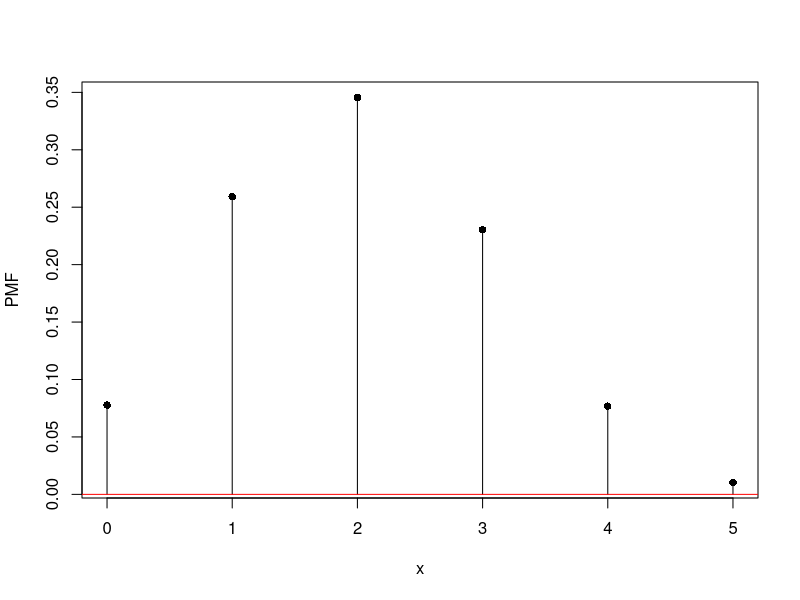
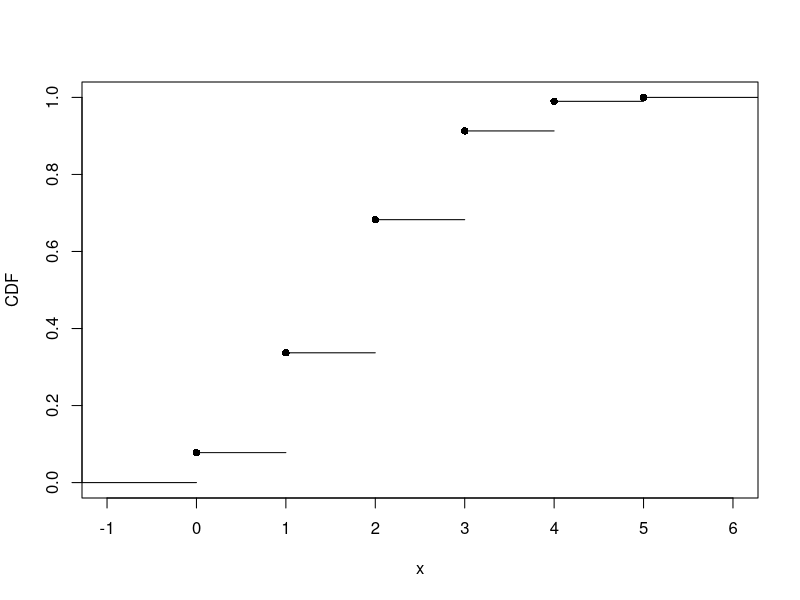
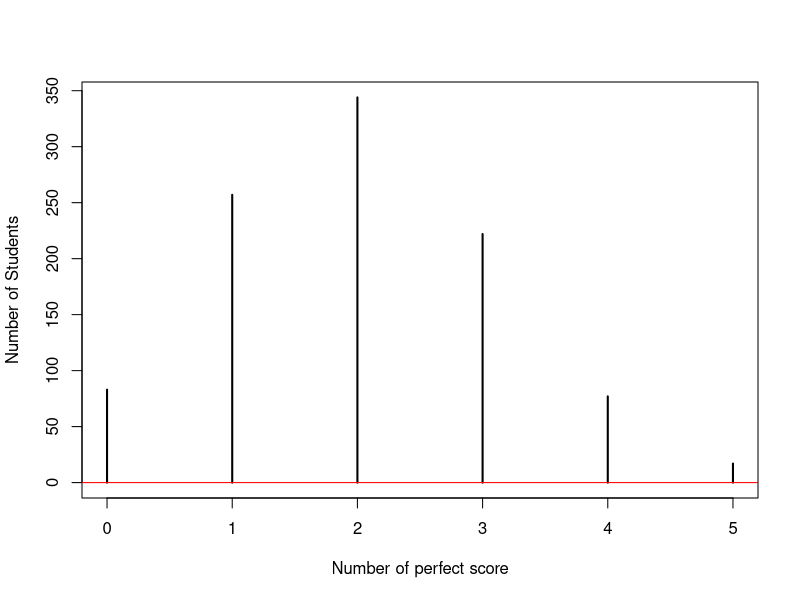
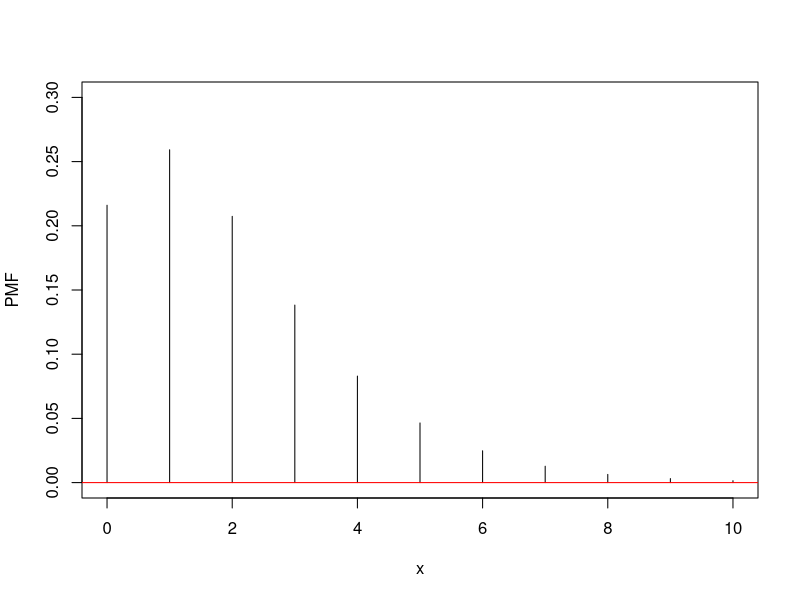
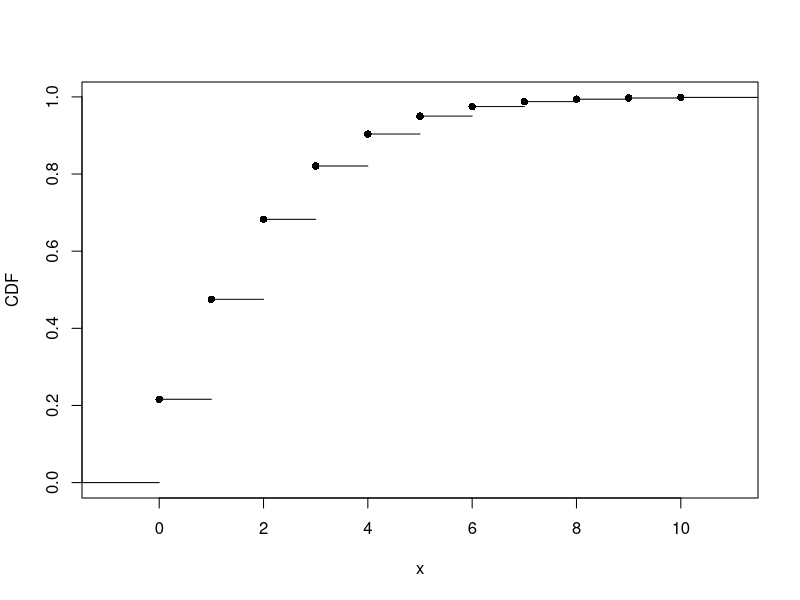
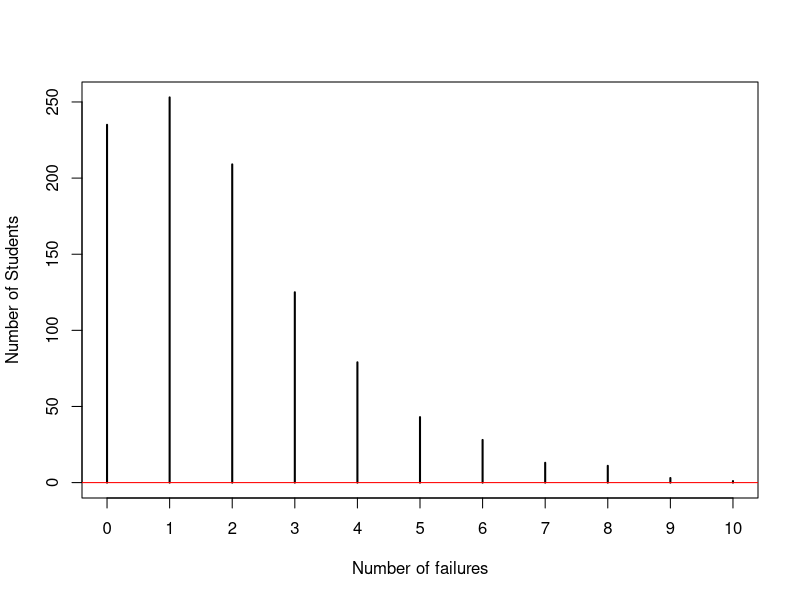
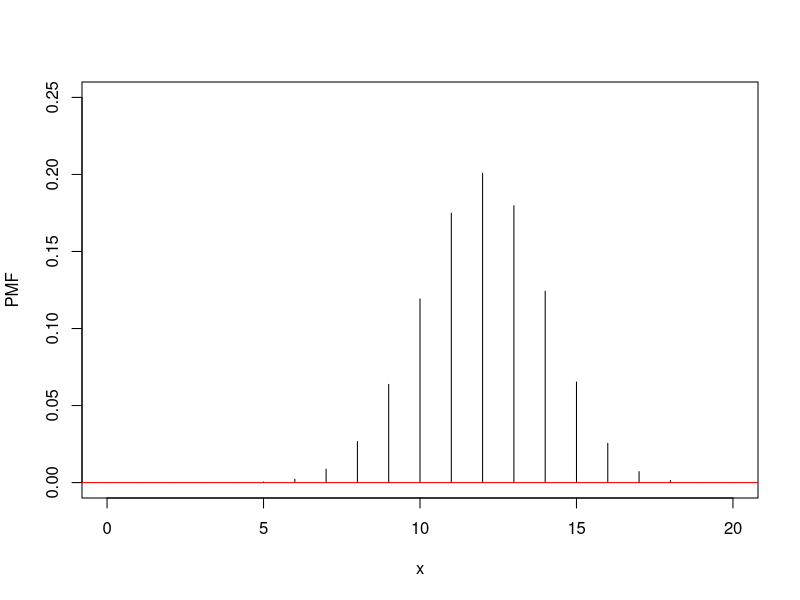
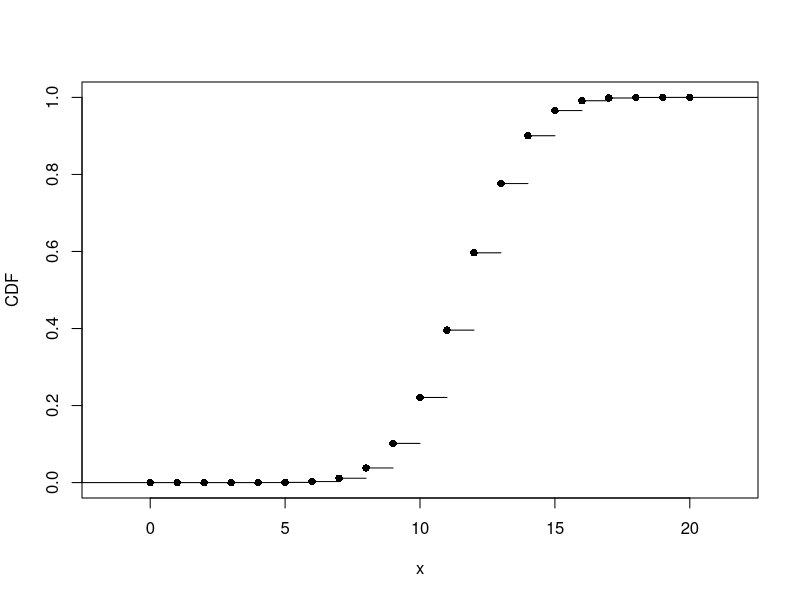

Source code (R) for these figures, in order:
# CS544 Homework 4
# Yuxiao Wu
# 10/31/2021

options(scipen = 999, digits = 2)

# Part 1 Binomial distribution
# a)
n = 5; p = 0.4;
pmf = dbinom(0:n, size = n, prob = p)
pmf

plot(0:n, pmf, type = "h", xaxt = "n",
     main = "", xlab = "x", ylab = "PMF")
points(0:n, pmf, pch = 16)   
axis(side = 1, at = 0:n, labels = TRUE)
abline(h = 0, col="red")

cdf = c(0, cumsum(pmf))
cdf

cdfplot = stepfun(0:n, cdf)
plot(cdfplot, verticals = FALSE, pch = 16,
     main = "", xlab = "x", ylab = "CDF")

# b)
# P(X = 2)
dbinom(2, size = n, prob = p)

# c)
# P(X >= 2)
sum(dbinom(2:n, size = n, prob = p))

# d)
r = rbinom(1000, size= n, prob= p)
plot(table(r), type = 'h', xlab = "Number of perfect score",
     ylab = "Number of Students")
abline(h = 0, col="red")

# Part 2 Negative Binomial distribution
# a)
r <- 3; p <- 0.6

pmf <- dnbinom(0:10, size = r, prob = p)
pmf

#Plot PMF
plot(0:10,pmf,type="h",
     xlab="x",ylab="PMF", ylim = c(0, 0.3))
abline(h=0, col="red")

cdf <- c(0, cumsum(pmf))
cdf

#Plot CDF
cdfplot <- stepfun(0:10, cdf)
plot(cdfplot, verticals = FALSE, pch = 16,
     main = "", xlab = "x", ylab = "CDF")

# b)
# P(X = 4)
dnbinom(4, size = r, prob = p)

# c)
# P(X <= 4)
pnbinom(4, size = r, prob = p)

# d)
r = rnbinom(1000, size = r, prob = p)
plot(table(r), type = 'h', xlab = "Number of failures",
     ylab = "Number of Students")
abline(h = 0, col="red")


# Part 3 Hypergeometric distribution
# a)
M <- 60; N <- 40; K <- 20
pmf <- dhyper(0:K, m = M, n = N, k = K)
pmf
# Plot PMF
plot(0:20,pmf,type="h",
     xlab="x",ylab="PMF", ylim = c(0, 0.25))
abline(h=0, col="red")
# Plot CDF
cdf <- c(0, cumsum(pmf))
cdfplot <- stepfun(0:K, cdf)
plot(cdfplot, verticals = FALSE, pch = 16,
     main = "", xlab = "x", ylab = "CDF")

# b)
# P(X = 10)
dhyper(10, m = M, n = N, k = K)

# c)
# P(X >= 10)
phyper(10, m = M, n = N, k = K, lower.tail = FALSE)

# d)
r = rhyper(1000, m = M, n = N, k = K)
plot(table(r), type = 'h', xlab = "Number of MC questions",
     ylab = "Number of Students")
abline(h = 0, col="red")

# Part 4 Poisson distribution
# a)
dpois(8, lambda=10)

# b)
ppois(8, lambda=10)

# c)
ppois(12, lambda=10) - ppois(6, lambda=10)

# d)
pmf <- dpois(0:20, lambda=10)
pmf
plot(0:20,pmf,type="h",
     xlab="x",ylab="PMF", ylim = c(0, 0.15))
abline(h=0, col="red")

# e)
r = rpois(50, lambda = 10)
plot(table(r), type = 'h', xlab = "Number of Students come to OH",
     ylab = "Number of Days")
abline(h = 0, col="red")
boxplot(r, horizontal = TRUE)
# in most days, 8-12 students will attend the office
# hour.

# Part 5 Normal distribution
# a)
x <- seq(70, 130)
mu <- 100; sigma <- 10
pdf = dnorm(x, mean = mu, sd = sigma)
plot(x, pdf, type="l", col="red", 
     xlim=c(70,130),
     main="Money Spent", xlab="x", ylab="PDF")

# b)
pnorm(mu - 2*sigma, mean = mu, sd = sigma)

# c)
pnorm(mu - 1*sigma, mean = mu, sd = sigma) - 
        pnorm(mu - 2*sigma, mean = mu, sd = sigma)

# d)
# between 1 std
pnorm(mu + 1*sigma, mean = mu, sd = sigma) - 
        pnorm(mu - 1*sigma, mean = mu, sd = sigma)
# between 2 std
pnorm(mu + 2*sigma, mean = mu, sd = sigma) - 
        pnorm(mu - 2*sigma, mean = mu, sd = sigma)
# between 3 std
pnorm(mu + 3*sigma, mean = mu, sd = sigma) - 
        pnorm(mu - 3*sigma, mean = mu, sd = sigma)

# e)
lower <- qnorm(0.1, mean = mu, sd = sigma)
upper <- qnorm(0.9, mean = mu, sd = sigma)
paste("middle 80% of the money spent will fall Between", lower,"and",upper, "doallers")

# f)
qnorm(0.98, mean = mu, sd = sigma)
paste("The min you have to spend to get T-shirt is",qnorm(0.98, mean = mu, sd = sigma),"doallers")

# g)
r <- rnorm(10000, mean = mu, sd = sigma)
r <- round(r)
plot(table(r), type = 'h',xlab = "Number of Money spent",
     ylab = "Number of Visitors")
abline(h = 0, col="red")

